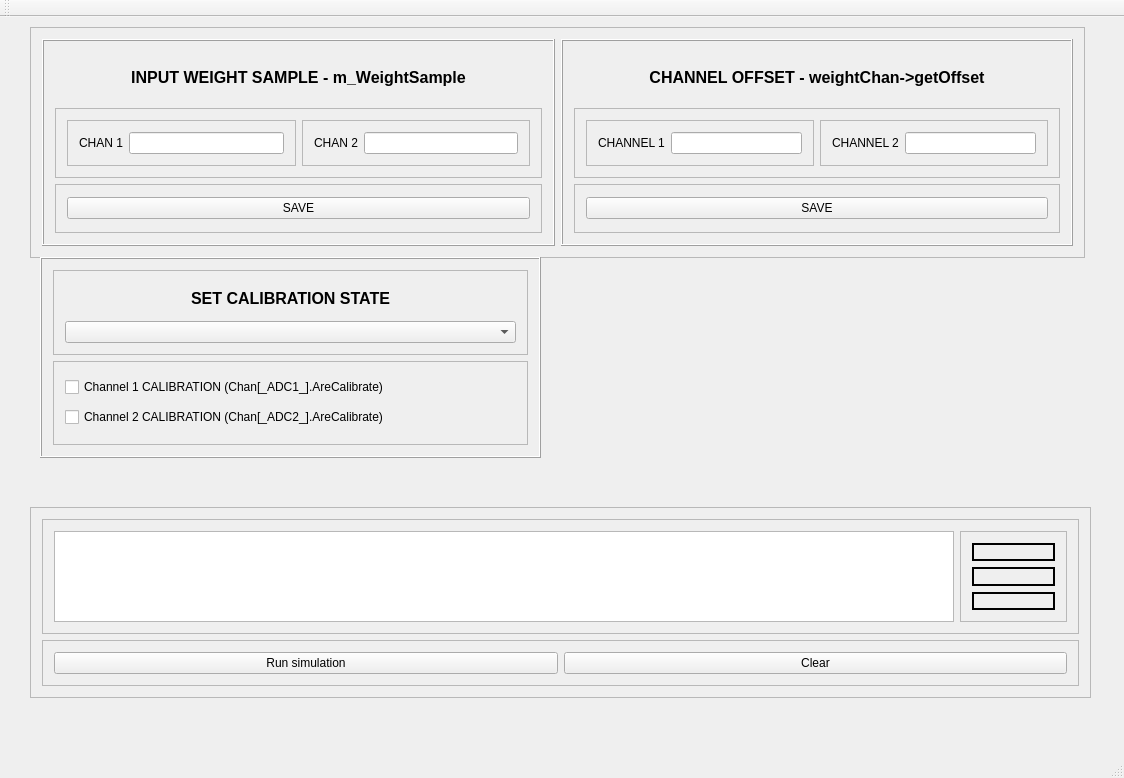
<?xml version="1.0" encoding="UTF-8"?>
<ui version="4.0">
 <class>MainWindow</class>
 <widget class="QMainWindow" name="MainWindow">
  <property name="geometry">
   <rect>
    <x>0</x>
    <y>0</y>
    <width>1124</width>
    <height>778</height>
   </rect>
  </property>
  <property name="windowTitle">
   <string>MainWindow</string>
  </property>
  <widget class="QWidget" name="centralWidget">
   <widget class="QFrame" name="frame_9">
    <property name="geometry">
     <rect>
      <x>30</x>
      <y>10</y>
      <width>1055</width>
      <height>231</height>
     </rect>
    </property>
    <property name="frameShape">
     <enum>QFrame::StyledPanel</enum>
    </property>
    <property name="frameShadow">
     <enum>QFrame::Raised</enum>
    </property>
    <layout class="QHBoxLayout" name="horizontalLayout_7">
     <item>
      <widget class="QFrame" name="m_frm_weightSample">
       <property name="frameShape">
        <enum>QFrame::Box</enum>
       </property>
       <property name="frameShadow">
        <enum>QFrame::Raised</enum>
       </property>
       <layout class="QVBoxLayout" name="verticalLayout_2">
        <item>
         <widget class="QLabel" name="m_lbl_WeightSampleTitle">
          <property name="font">
           <font>
            <pointsize>12</pointsize>
            <weight>75</weight>
            <bold>true</bold>
           </font>
          </property>
          <property name="text">
           <string>INPUT WEIGHT SAMPLE - m_WeightSample</string>
          </property>
          <property name="alignment">
           <set>Qt::AlignCenter</set>
          </property>
         </widget>
        </item>
        <item>
         <widget class="QFrame" name="frame_3">
          <property name="frameShape">
           <enum>QFrame::StyledPanel</enum>
          </property>
          <property name="frameShadow">
           <enum>QFrame::Raised</enum>
          </property>
          <layout class="QHBoxLayout" name="horizontalLayout_3">
           <item>
            <widget class="QFrame" name="frame">
             <property name="frameShape">
              <enum>QFrame::StyledPanel</enum>
             </property>
             <property name="frameShadow">
              <enum>QFrame::Raised</enum>
             </property>
             <layout class="QHBoxLayout" name="horizontalLayout">
              <item>
               <widget class="QLabel" name="label">
                <property name="text">
                 <string>CHAN 1</string>
                </property>
               </widget>
              </item>
              <item>
               <widget class="QLineEdit" name="m_txt_WeightSample1"/>
              </item>
             </layout>
            </widget>
           </item>
           <item>
            <widget class="QFrame" name="frame_2">
             <property name="frameShape">
              <enum>QFrame::StyledPanel</enum>
             </property>
             <property name="frameShadow">
              <enum>QFrame::Raised</enum>
             </property>
             <layout class="QHBoxLayout" name="horizontalLayout_2">
              <item>
               <widget class="QLabel" name="label_2">
                <property name="text">
                 <string>CHAN 2</string>
                </property>
               </widget>
              </item>
              <item>
               <widget class="QLineEdit" name="m_txt_WeightSample2"/>
              </item>
             </layout>
            </widget>
           </item>
          </layout>
         </widget>
        </item>
        <item>
         <widget class="QFrame" name="frame_4">
          <property name="frameShape">
           <enum>QFrame::StyledPanel</enum>
          </property>
          <property name="frameShadow">
           <enum>QFrame::Raised</enum>
          </property>
          <layout class="QVBoxLayout" name="verticalLayout">
           <item>
            <widget class="QPushButton" name="m_btn_SaveWeightSample">
             <property name="text">
              <string>SAVE</string>
             </property>
            </widget>
           </item>
          </layout>
         </widget>
        </item>
       </layout>
      </widget>
     </item>
     <item>
      <widget class="QFrame" name="m_frm_weightSample_2">
       <property name="frameShape">
        <enum>QFrame::Box</enum>
       </property>
       <property name="frameShadow">
        <enum>QFrame::Raised</enum>
       </property>
       <layout class="QVBoxLayout" name="verticalLayout_3">
        <item>
         <widget class="QLabel" name="m_lbl_WeightSampleTitle_2">
          <property name="font">
           <font>
            <pointsize>12</pointsize>
            <weight>75</weight>
            <bold>true</bold>
           </font>
          </property>
          <property name="text">
           <string>CHANNEL OFFSET - weightChan-&gt;getOffset</string>
          </property>
          <property name="alignment">
           <set>Qt::AlignCenter</set>
          </property>
         </widget>
        </item>
        <item>
         <widget class="QFrame" name="frame_5">
          <property name="frameShape">
           <enum>QFrame::StyledPanel</enum>
          </property>
          <property name="frameShadow">
           <enum>QFrame::Raised</enum>
          </property>
          <layout class="QHBoxLayout" name="horizontalLayout_4">
           <item>
            <widget class="QFrame" name="frame_6">
             <property name="frameShape">
              <enum>QFrame::StyledPanel</enum>
             </property>
             <property name="frameShadow">
              <enum>QFrame::Raised</enum>
             </property>
             <layout class="QHBoxLayout" name="horizontalLayout_5">
              <item>
               <widget class="QLabel" name="label_3">
                <property name="text">
                 <string>CHANNEL 1</string>
                </property>
               </widget>
              </item>
              <item>
               <widget class="QLineEdit" name="m_txt_OffsetChannel1"/>
              </item>
             </layout>
            </widget>
           </item>
           <item>
            <widget class="QFrame" name="frame_7">
             <property name="frameShape">
              <enum>QFrame::StyledPanel</enum>
             </property>
             <property name="frameShadow">
              <enum>QFrame::Raised</enum>
             </property>
             <layout class="QHBoxLayout" name="horizontalLayout_6">
              <item>
               <widget class="QLabel" name="label_4">
                <property name="text">
                 <string>CHANNEL 2</string>
                </property>
               </widget>
              </item>
              <item>
               <widget class="QLineEdit" name="m_txt_OffsetChannel2"/>
              </item>
             </layout>
            </widget>
           </item>
          </layout>
         </widget>
        </item>
        <item>
         <widget class="QFrame" name="frame_8">
          <property name="frameShape">
           <enum>QFrame::StyledPanel</enum>
          </property>
          <property name="frameShadow">
           <enum>QFrame::Raised</enum>
          </property>
          <layout class="QVBoxLayout" name="verticalLayout_4">
           <item>
            <widget class="QPushButton" name="m_btn_SaveOffsetChannel">
             <property name="text">
              <string>SAVE</string>
             </property>
            </widget>
           </item>
          </layout>
         </widget>
        </item>
       </layout>
      </widget>
     </item>
    </layout>
   </widget>
   <widget class="QFrame" name="frame_12">
    <property name="geometry">
     <rect>
      <x>40</x>
      <y>240</y>
      <width>501</width>
      <height>201</height>
     </rect>
    </property>
    <property name="frameShape">
     <enum>QFrame::Box</enum>
    </property>
    <property name="frameShadow">
     <enum>QFrame::Raised</enum>
    </property>
    <layout class="QVBoxLayout" name="verticalLayout_7">
     <item>
      <widget class="QFrame" name="frame_10">
       <property name="frameShape">
        <enum>QFrame::StyledPanel</enum>
       </property>
       <property name="frameShadow">
        <enum>QFrame::Raised</enum>
       </property>
       <layout class="QVBoxLayout" name="verticalLayout_5">
        <item>
         <widget class="QLabel" name="label_5">
          <property name="font">
           <font>
            <pointsize>12</pointsize>
            <weight>75</weight>
            <bold>true</bold>
           </font>
          </property>
          <property name="text">
           <string>SET CALIBRATION STATE</string>
          </property>
          <property name="alignment">
           <set>Qt::AlignCenter</set>
          </property>
         </widget>
        </item>
        <item>
         <widget class="QComboBox" name="m_cmb_CalibState">
          <property name="maxVisibleItems">
           <number>2</number>
          </property>
         </widget>
        </item>
       </layout>
      </widget>
     </item>
     <item>
      <widget class="QFrame" name="frame_11">
       <property name="frameShape">
        <enum>QFrame::StyledPanel</enum>
       </property>
       <property name="frameShadow">
        <enum>QFrame::Raised</enum>
       </property>
       <layout class="QVBoxLayout" name="verticalLayout_6">
        <item>
         <widget class="QCheckBox" name="checkBox">
          <property name="text">
           <string>Channel 1 CALIBRATION (Chan[_ADC1_].AreCalibrate)</string>
          </property>
         </widget>
        </item>
        <item>
         <widget class="QCheckBox" name="checkBox_2">
          <property name="text">
           <string>Channel 2 CALIBRATION (Chan[_ADC2_].AreCalibrate)</string>
          </property>
         </widget>
        </item>
       </layout>
      </widget>
     </item>
    </layout>
   </widget>
   <widget class="QFrame" name="frame_13">
    <property name="geometry">
     <rect>
      <x>30</x>
      <y>490</y>
      <width>1061</width>
      <height>191</height>
     </rect>
    </property>
    <property name="frameShape">
     <enum>QFrame::StyledPanel</enum>
    </property>
    <property name="frameShadow">
     <enum>QFrame::Raised</enum>
    </property>
    <layout class="QVBoxLayout" name="verticalLayout_8">
     <item>
      <widget class="QFrame" name="frame_16">
       <property name="frameShape">
        <enum>QFrame::StyledPanel</enum>
       </property>
       <property name="frameShadow">
        <enum>QFrame::Raised</enum>
       </property>
       <layout class="QHBoxLayout" name="horizontalLayout_9">
        <item>
         <widget class="QPlainTextEdit" name="m_Txt_Log">
          <property name="maximumSize">
           <size>
            <width>900</width>
            <height>16777215</height>
           </size>
          </property>
         </widget>
        </item>
        <item>
         <widget class="QFrame" name="frame_15">
          <property name="frameShape">
           <enum>QFrame::StyledPanel</enum>
          </property>
          <property name="frameShadow">
           <enum>QFrame::Raised</enum>
          </property>
          <layout class="QVBoxLayout" name="verticalLayout_9">
           <item>
            <widget class="QLabel" name="m_lbl_red">
             <property name="frameShape">
              <enum>QFrame::Box</enum>
             </property>
             <property name="lineWidth">
              <number>2</number>
             </property>
             <property name="text">
              <string/>
             </property>
            </widget>
           </item>
           <item>
            <widget class="QLabel" name="m_lbl_yellow">
             <property name="frameShape">
              <enum>QFrame::Box</enum>
             </property>
             <property name="lineWidth">
              <number>2</number>
             </property>
             <property name="text">
              <string/>
             </property>
            </widget>
           </item>
           <item>
            <widget class="QLabel" name="m_lbl_green">
             <property name="frameShape">
              <enum>QFrame::Box</enum>
             </property>
             <property name="lineWidth">
              <number>2</number>
             </property>
             <property name="text">
              <string/>
             </property>
            </widget>
           </item>
          </layout>
         </widget>
        </item>
       </layout>
      </widget>
     </item>
     <item>
      <widget class="QFrame" name="frame_14">
       <property name="frameShape">
        <enum>QFrame::StyledPanel</enum>
       </property>
       <property name="frameShadow">
        <enum>QFrame::Raised</enum>
       </property>
       <layout class="QHBoxLayout" name="horizontalLayout_8">
        <item>
         <widget class="QPushButton" name="pushButton">
          <property name="text">
           <string>Run simulation</string>
          </property>
         </widget>
        </item>
        <item>
         <widget class="QPushButton" name="pushButton_2">
          <property name="text">
           <string>Clear</string>
          </property>
         </widget>
        </item>
       </layout>
      </widget>
     </item>
    </layout>
   </widget>
  </widget>
  <widget class="QMenuBar" name="menuBar">
   <property name="geometry">
    <rect>
     <x>0</x>
     <y>0</y>
     <width>1124</width>
     <height>26</height>
    </rect>
   </property>
  </widget>
  <widget class="QToolBar" name="mainToolBar">
   <attribute name="toolBarArea">
    <enum>TopToolBarArea</enum>
   </attribute>
   <attribute name="toolBarBreak">
    <bool>false</bool>
   </attribute>
  </widget>
  <widget class="QStatusBar" name="statusBar"/>
 </widget>
 <layoutdefault spacing="6" margin="11"/>
 <resources/>
 <connections/>
</ui>
